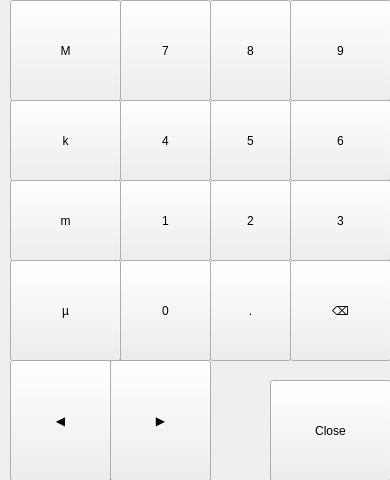
<?xml version="1.0" encoding="UTF-8"?>
<ui version="4.0">
 <class>uiKeyboardNumericWithUnits</class>
 <widget class="QWidget" name="uiKeyboardNumericWithUnits">
  <property name="geometry">
   <rect>
    <x>0</x>
    <y>0</y>
    <width>390</width>
    <height>480</height>
   </rect>
  </property>
  <property name="windowTitle">
   <string notr="true">Chronos Screen</string>
  </property>
  <widget class="Backdrop" name="backdrop">
   <property name="geometry">
    <rect>
     <x>10</x>
     <y>0</y>
     <width>381</width>
     <height>481</height>
    </rect>
   </property>
  </widget>
  <widget class="Backdrop" name="uiDropshadow">
   <property name="geometry">
    <rect>
     <x>0</x>
     <y>0</y>
     <width>10</width>
     <height>481</height>
    </rect>
   </property>
   <property name="customStyleSheet" stdset="0">
    <string>background: qlineargradient(x1:0 y1:0, x2:1 y2:0, stop:0 transparent, stop:1 rgba(0,0,0,128));</string>
   </property>
  </widget>
  <widget class="Button" name="ui7">
   <property name="geometry">
    <rect>
     <x>120</x>
     <y>0</y>
     <width>91</width>
     <height>101</height>
    </rect>
   </property>
   <property name="text">
    <string>7</string>
   </property>
   <property name="clickMarginLeftSetter" stdset="0">
    <enum>Button::half</enum>
   </property>
   <property name="clickMarginRightSetter" stdset="0">
    <enum>Button::none</enum>
   </property>
   <property name="clickMarginBottomSetter" stdset="0">
    <enum>Button::none</enum>
   </property>
   <property name="customStyleSheet" stdset="0">
    <string>Button { font-size: 22px; }</string>
   </property>
  </widget>
  <widget class="Button" name="ui8">
   <property name="geometry">
    <rect>
     <x>210</x>
     <y>0</y>
     <width>81</width>
     <height>101</height>
    </rect>
   </property>
   <property name="text">
    <string>8</string>
   </property>
   <property name="clickMarginLeftSetter" stdset="0">
    <enum>Button::none</enum>
   </property>
   <property name="clickMarginRightSetter" stdset="0">
    <enum>Button::none</enum>
   </property>
   <property name="clickMarginBottomSetter" stdset="0">
    <enum>Button::none</enum>
   </property>
   <property name="customStyleSheet" stdset="0">
    <string>Button { font-size: 22px; }</string>
   </property>
  </widget>
  <widget class="Button" name="ui9">
   <property name="geometry">
    <rect>
     <x>290</x>
     <y>0</y>
     <width>101</width>
     <height>101</height>
    </rect>
   </property>
   <property name="text">
    <string>9</string>
   </property>
   <property name="clickMarginLeftSetter" stdset="0">
    <enum>Button::none</enum>
   </property>
   <property name="clickMarginRightSetter" stdset="0">
    <enum>Button::full</enum>
   </property>
   <property name="clickMarginBottomSetter" stdset="0">
    <enum>Button::none</enum>
   </property>
   <property name="customStyleSheet" stdset="0">
    <string>Button { font-size: 22px; }</string>
   </property>
  </widget>
  <widget class="Button" name="ui5">
   <property name="geometry">
    <rect>
     <x>210</x>
     <y>100</y>
     <width>81</width>
     <height>81</height>
    </rect>
   </property>
   <property name="text">
    <string>5</string>
   </property>
   <property name="clickMarginLeftSetter" stdset="0">
    <enum>Button::none</enum>
   </property>
   <property name="clickMarginRightSetter" stdset="0">
    <enum>Button::none</enum>
   </property>
   <property name="clickMarginTopSetter" stdset="0">
    <enum>Button::none</enum>
   </property>
   <property name="clickMarginBottomSetter" stdset="0">
    <enum>Button::none</enum>
   </property>
   <property name="customStyleSheet" stdset="0">
    <string>Button { font-size: 22px; }</string>
   </property>
  </widget>
  <widget class="Button" name="ui4">
   <property name="geometry">
    <rect>
     <x>120</x>
     <y>100</y>
     <width>91</width>
     <height>81</height>
    </rect>
   </property>
   <property name="text">
    <string>4</string>
   </property>
   <property name="clickMarginLeftSetter" stdset="0">
    <enum>Button::half</enum>
   </property>
   <property name="clickMarginRightSetter" stdset="0">
    <enum>Button::none</enum>
   </property>
   <property name="clickMarginTopSetter" stdset="0">
    <enum>Button::none</enum>
   </property>
   <property name="clickMarginBottomSetter" stdset="0">
    <enum>Button::none</enum>
   </property>
   <property name="customStyleSheet" stdset="0">
    <string>Button { font-size: 22px; }</string>
   </property>
  </widget>
  <widget class="Button" name="ui6">
   <property name="geometry">
    <rect>
     <x>290</x>
     <y>100</y>
     <width>101</width>
     <height>81</height>
    </rect>
   </property>
   <property name="text">
    <string>6</string>
   </property>
   <property name="clickMarginLeftSetter" stdset="0">
    <enum>Button::none</enum>
   </property>
   <property name="clickMarginRightSetter" stdset="0">
    <enum>Button::full</enum>
   </property>
   <property name="clickMarginTopSetter" stdset="0">
    <enum>Button::none</enum>
   </property>
   <property name="clickMarginBottomSetter" stdset="0">
    <enum>Button::none</enum>
   </property>
   <property name="customStyleSheet" stdset="0">
    <string>Button { font-size: 22px; }</string>
   </property>
  </widget>
  <widget class="Button" name="ui3">
   <property name="geometry">
    <rect>
     <x>290</x>
     <y>180</y>
     <width>101</width>
     <height>81</height>
    </rect>
   </property>
   <property name="text">
    <string>3</string>
   </property>
   <property name="clickMarginLeftSetter" stdset="0">
    <enum>Button::none</enum>
   </property>
   <property name="clickMarginRightSetter" stdset="0">
    <enum>Button::full</enum>
   </property>
   <property name="clickMarginTopSetter" stdset="0">
    <enum>Button::none</enum>
   </property>
   <property name="clickMarginBottomSetter" stdset="0">
    <enum>Button::none</enum>
   </property>
   <property name="customStyleSheet" stdset="0">
    <string>Button { font-size: 22px; }</string>
   </property>
  </widget>
  <widget class="Button" name="ui1">
   <property name="geometry">
    <rect>
     <x>120</x>
     <y>180</y>
     <width>91</width>
     <height>81</height>
    </rect>
   </property>
   <property name="text">
    <string>1</string>
   </property>
   <property name="clickMarginLeftSetter" stdset="0">
    <enum>Button::half</enum>
   </property>
   <property name="clickMarginRightSetter" stdset="0">
    <enum>Button::none</enum>
   </property>
   <property name="clickMarginTopSetter" stdset="0">
    <enum>Button::none</enum>
   </property>
   <property name="clickMarginBottomSetter" stdset="0">
    <enum>Button::none</enum>
   </property>
   <property name="customStyleSheet" stdset="0">
    <string>Button { font-size: 22px; }</string>
   </property>
  </widget>
  <widget class="Button" name="ui2">
   <property name="geometry">
    <rect>
     <x>210</x>
     <y>180</y>
     <width>81</width>
     <height>81</height>
    </rect>
   </property>
   <property name="text">
    <string>2</string>
   </property>
   <property name="clickMarginLeftSetter" stdset="0">
    <enum>Button::none</enum>
   </property>
   <property name="clickMarginRightSetter" stdset="0">
    <enum>Button::none</enum>
   </property>
   <property name="clickMarginTopSetter" stdset="0">
    <enum>Button::none</enum>
   </property>
   <property name="clickMarginBottomSetter" stdset="0">
    <enum>Button::none</enum>
   </property>
   <property name="customStyleSheet" stdset="0">
    <string>Button { font-size: 22px; }</string>
   </property>
  </widget>
  <widget class="Button" name="uiBackspace">
   <property name="geometry">
    <rect>
     <x>290</x>
     <y>260</y>
     <width>101</width>
     <height>101</height>
    </rect>
   </property>
   <property name="text">
    <string>⌫</string>
   </property>
   <property name="clickMarginLeftSetter" stdset="0">
    <enum>Button::none</enum>
   </property>
   <property name="clickMarginRightSetter" stdset="0">
    <enum>Button::full</enum>
   </property>
   <property name="clickMarginTopSetter" stdset="0">
    <enum>Button::none</enum>
   </property>
   <property name="customStyleSheet" stdset="0">
    <string>Button { font-size: 22px; }</string>
   </property>
  </widget>
  <widget class="Button" name="uiDot">
   <property name="geometry">
    <rect>
     <x>210</x>
     <y>260</y>
     <width>81</width>
     <height>101</height>
    </rect>
   </property>
   <property name="text">
    <string>.</string>
   </property>
   <property name="clickMarginLeftSetter" stdset="0">
    <enum>Button::none</enum>
   </property>
   <property name="clickMarginRightSetter" stdset="0">
    <enum>Button::none</enum>
   </property>
   <property name="clickMarginTopSetter" stdset="0">
    <enum>Button::none</enum>
   </property>
   <property name="customStyleSheet" stdset="0">
    <string>Button { font-size: 22px; }</string>
   </property>
  </widget>
  <widget class="Button" name="ui0">
   <property name="geometry">
    <rect>
     <x>120</x>
     <y>260</y>
     <width>91</width>
     <height>101</height>
    </rect>
   </property>
   <property name="text">
    <string>0</string>
   </property>
   <property name="clickMarginLeftSetter" stdset="0">
    <enum>Button::half</enum>
   </property>
   <property name="clickMarginRightSetter" stdset="0">
    <enum>Button::none</enum>
   </property>
   <property name="clickMarginTopSetter" stdset="0">
    <enum>Button::none</enum>
   </property>
   <property name="customStyleSheet" stdset="0">
    <string>Button { font-size: 22px; }</string>
   </property>
  </widget>
  <widget class="Button" name="uiRight">
   <property name="geometry">
    <rect>
     <x>110</x>
     <y>360</y>
     <width>101</width>
     <height>121</height>
    </rect>
   </property>
   <property name="text">
    <string>▶</string>
   </property>
   <property name="clickMarginLeftSetter" stdset="0">
    <enum>Button::none</enum>
   </property>
   <property name="customStyleSheet" stdset="0">
    <string>Button { font-size: 22px; }</string>
   </property>
  </widget>
  <widget class="Button" name="uiClose">
   <property name="geometry">
    <rect>
     <x>270</x>
     <y>380</y>
     <width>121</width>
     <height>101</height>
    </rect>
   </property>
   <property name="text">
    <string>Close</string>
   </property>
   <property name="clickMarginTopSetter" stdset="0">
    <enum>Button::none</enum>
   </property>
   <property name="customStyleSheet" stdset="0">
    <string>Button { font-size: 22px; }</string>
   </property>
  </widget>
  <widget class="Button" name="uiLeft_2">
   <property name="geometry">
    <rect>
     <x>10</x>
     <y>360</y>
     <width>101</width>
     <height>121</height>
    </rect>
   </property>
   <property name="text">
    <string>◀</string>
   </property>
   <property name="clickMarginRightSetter" stdset="0">
    <enum>Button::none</enum>
   </property>
   <property name="customStyleSheet" stdset="0">
    <string>Button { font-size: 22px; }</string>
   </property>
  </widget>
  <widget class="Button" name="uiKilo">
   <property name="geometry">
    <rect>
     <x>10</x>
     <y>100</y>
     <width>111</width>
     <height>81</height>
    </rect>
   </property>
   <property name="text">
    <string>k</string>
   </property>
   <property name="clickMarginRightSetter" stdset="0">
    <enum>Button::half</enum>
   </property>
   <property name="clickMarginTopSetter" stdset="0">
    <enum>Button::none</enum>
   </property>
   <property name="clickMarginBottomSetter" stdset="0">
    <enum>Button::none</enum>
   </property>
   <property name="customStyleSheet" stdset="0">
    <string>Button { font-size: 22px; }</string>
   </property>
  </widget>
  <widget class="Button" name="uiMilli">
   <property name="geometry">
    <rect>
     <x>10</x>
     <y>180</y>
     <width>111</width>
     <height>81</height>
    </rect>
   </property>
   <property name="text">
    <string>m</string>
   </property>
   <property name="clickMarginRightSetter" stdset="0">
    <enum>Button::half</enum>
   </property>
   <property name="clickMarginTopSetter" stdset="0">
    <enum>Button::none</enum>
   </property>
   <property name="clickMarginBottomSetter" stdset="0">
    <enum>Button::none</enum>
   </property>
   <property name="customStyleSheet" stdset="0">
    <string>Button { font-size: 22px; }</string>
   </property>
  </widget>
  <widget class="Button" name="uiMicro">
   <property name="geometry">
    <rect>
     <x>10</x>
     <y>260</y>
     <width>111</width>
     <height>101</height>
    </rect>
   </property>
   <property name="text">
    <string>µ</string>
   </property>
   <property name="clickMarginRightSetter" stdset="0">
    <enum>Button::half</enum>
   </property>
   <property name="clickMarginTopSetter" stdset="0">
    <enum>Button::none</enum>
   </property>
   <property name="customStyleSheet" stdset="0">
    <string>Button { font-size: 22px; }</string>
   </property>
  </widget>
  <widget class="Button" name="uiMega">
   <property name="geometry">
    <rect>
     <x>10</x>
     <y>0</y>
     <width>111</width>
     <height>101</height>
    </rect>
   </property>
   <property name="text">
    <string>M</string>
   </property>
   <property name="clickMarginRightSetter" stdset="0">
    <enum>Button::half</enum>
   </property>
   <property name="clickMarginBottomSetter" stdset="0">
    <enum>Button::none</enum>
   </property>
   <property name="customStyleSheet" stdset="0">
    <string>Button { font-size: 22px; }</string>
   </property>
  </widget>
 </widget>
 <customwidgets>
  <customwidget>
   <class>Backdrop</class>
   <extends>QLabel</extends>
   <header>backdrop</header>
  </customwidget>
  <customwidget>
   <class>Button</class>
   <extends>QPushButton</extends>
   <header>button</header>
  </customwidget>
 </customwidgets>
 <resources/>
 <connections>
  <connection>
   <sender>uiClose</sender>
   <signal>clicked()</signal>
   <receiver>uiKeyboardNumericWithUnits</receiver>
   <slot>close()</slot>
   <hints>
    <hint type="sourcelabel">
     <x>333</x>
     <y>395</y>
    </hint>
    <hint type="destinationlabel">
     <x>-3</x>
     <y>426</y>
    </hint>
   </hints>
  </connection>
  <connection>
   <sender>uiClose</sender>
   <signal>clicked()</signal>
   <receiver>uiKeyboardNumericWithUnits</receiver>
   <slot>hide()</slot>
   <hints>
    <hint type="sourcelabel">
     <x>328</x>
     <y>443</y>
    </hint>
    <hint type="destinationlabel">
     <x>-1</x>
     <y>414</y>
    </hint>
   </hints>
  </connection>
 </connections>
</ui>
